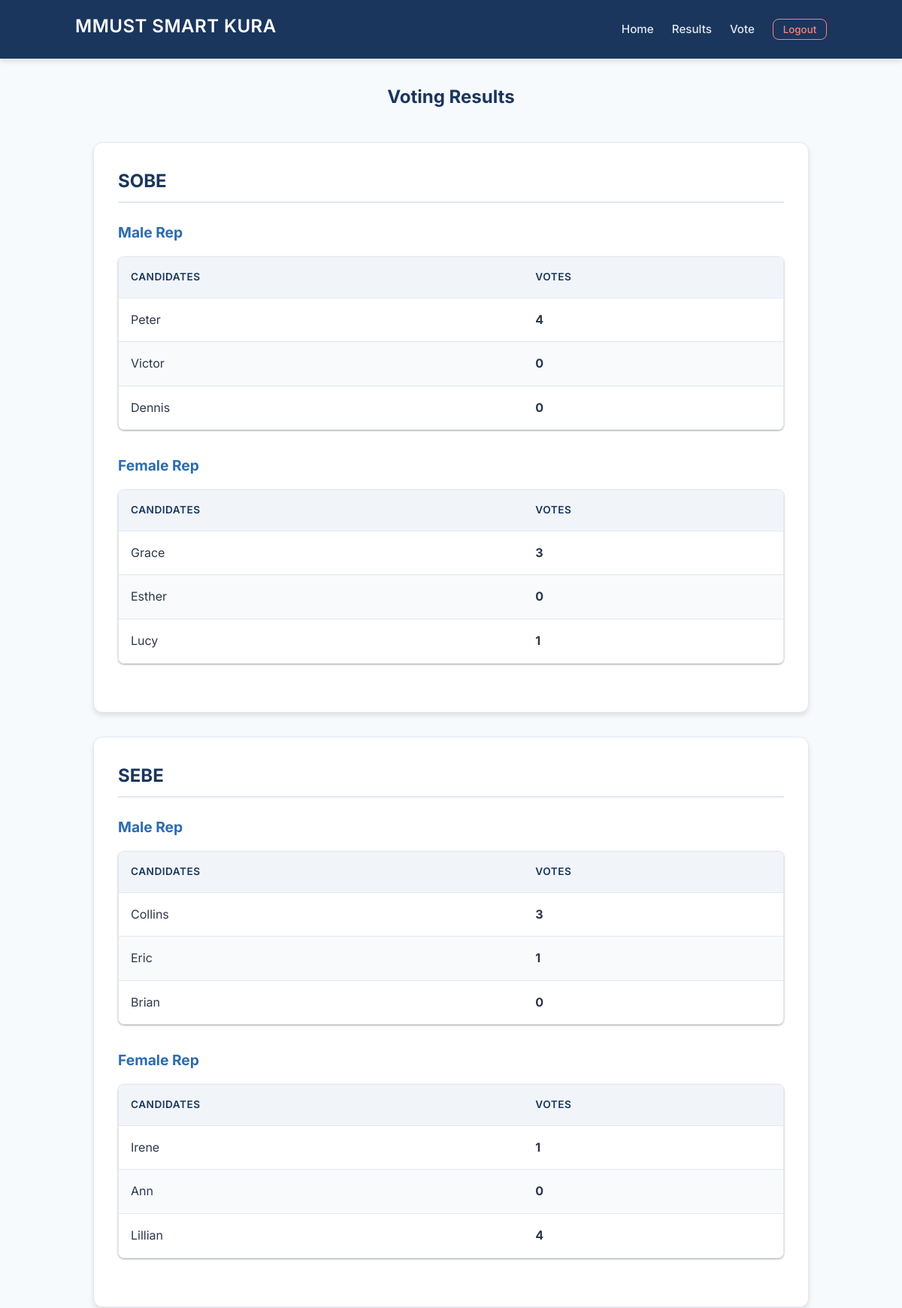
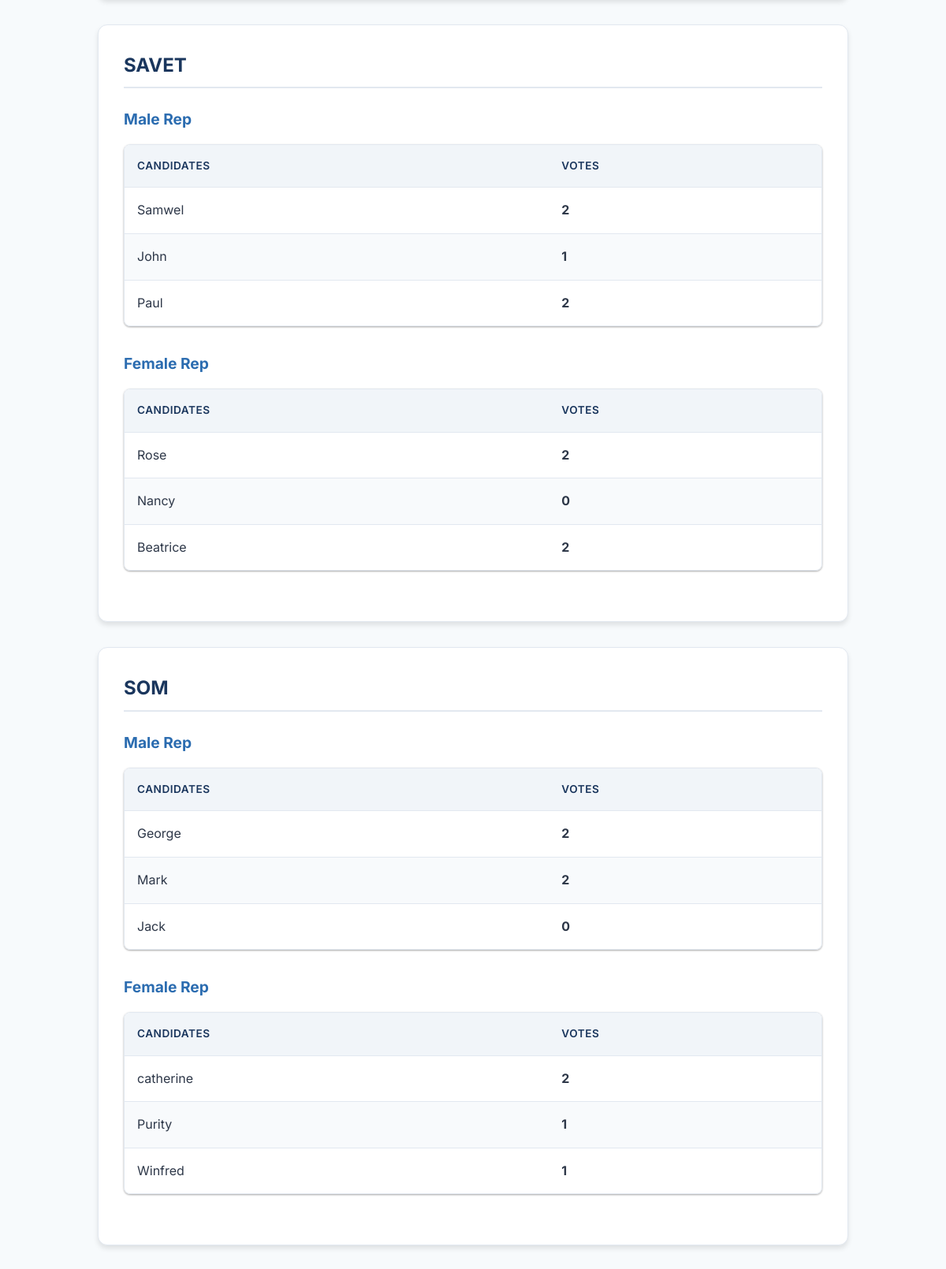
Page /results/ (signed in, upper part) on the committed database (2 pictures, top to bottom).
### Voting/models.py (models this page shows, shortened)
class School(models.Model):
    name = models.CharField(max_length=100)

class Position(models.Model):
    title = models.CharField(max_length=100)
    school = models.ForeignKey(School, on_delete=models.CASCADE, null=True, blank=True)  # Null for general positions
    residency_requirement = models.CharField(max_length=3, choices=RESIDENCY_REQ_CHOICES, default='All')
    gender_requirement = models.CharField(max_length=1, choices=GENDER_ALLOWED_CHOICES, default='B')
    hall = models.ForeignKey(Hall, on_delete=models.CASCADE, null=True, blank=True)

class Candidate(models.Model):
    user = models.ForeignKey(User, on_delete=models.CASCADE)
    position = models.ForeignKey(Position, on_delete=models.CASCADE)
    school = models.ForeignKey(School, on_delete=models.CASCADE)

### Voting/views.py (the view)
# urls.py: path('results/', views.results_view, name='results'),
@login_required
def results_view(request):
    schools = School.objects.all()
    all_results = []
    general_results = []
    hall_results = []
    non_resident_results = []
    all_positions = Position.objects.all()
    for position in all_positions:
        candidates = Candidate.objects.filter(position=position)
        results = [(c, Vote.objects.filter(candidate=c).count()) for c in candidates]
        data = {'position': position, 'results': results}
        if position.hall:
            hall_results.append(data)
        elif position.residency_requirement == 'NR':
            non_resident_results.append(data)
        elif position.school:
            pass # handled below
        else:
            general_results.append(data)
    for school in schools:
        positions = Position.objects.filter(school=school)
        school_data = []
        for position in positions:
            candidates = Candidate.objects.filter(position=position)
            results = [(c, Vote.objects.filter(candidate=c).count()) for c in candidates]
            school_data.append({'position': position, 'results': results})
        all_results.append({'school': school, 'results': school_data})
    return render(request, 'Voting/results.html', {
        'all_results': all_results,
        'general_results': general_results,
        'hall_results': hall_results,
        'non_resident_results': non_resident_results
    })

### Voting/templates/Voting/results.html (shortened to what this page needs)
{% extends 'Voting/base.html' %}
{% block content %}
<h2 style="border-bottom:none; text-align:center; margin-bottom: 2rem;">Voting Results</h2>
{% for school_data in all_results %}
<div class="card">
    <h2>{{ school_data.school.name }}</h2>
    {% for item in school_data.results %}
    <h3>{{ item.position.title }}</h3>
    <table>
        <thead>
            <tr>
                <th>Candidates</th>
                <th>Votes</th>
            </tr>
        </thead>
        <tbody>
            {% for candidate, count in item.results %}
            <tr>
                <td>{{ candidate.user.username }}</td>
                <td><strong>{{ count }}</strong></td>
            </tr>
            {% empty %}
            <tr>
                <td colspan="2" class="text-center" style="color: var(--text-secondary);">No votes recorded for this position.</td>
            </tr>
            {% endfor %}
        </tbody>
    </table>
    {% endfor %}
</div>
{% endfor %}
{% endblock %}

### Voting/templates/Voting/base.html (shortened to what this page needs)
{% load static %}
<!DOCTYPE html>
<html lang="en">
<head>
    <link rel="stylesheet" href="{% static 'Voting/style.css' %}">
</head>
<body>
    <header>
        <div style="max-width: 1000px; margin: 0 auto; display: flex; justify-content: space-between; align-items: center; width: 100%;">
            <h1>MMUST SMART KURA</h1>
            <nav>
                <a href="{% url 'home' %}">Home</a>
                <a href="{% url 'results' %}">Results</a>
                {% if user.is_authenticated %}
                <a href="{% url 'vote' %}">Vote</a>
                <form method="post" action="{% url 'logout' %}" style="display:inline;">
                    <button type="submit">Logout</button>
                </form>
                {% else %}
                <a href="{% url 'login' %}">Login</a>
                <a href="{% url 'signup' %}">Sign Up</a>
                {% endif %}
            </nav>
        </div>
    </header>
    <main>
        {% block content %}{% endblock %}
    </main>
</body>
</html>

### Voting/static/Voting/style.css (style rules this page uses)
:root { --primary-color: #1a365d; --secondary-color: #2b6cb0; --accent-color: #3182ce; --bg-color: #f7fafc; --card-bg: #ffffff; --text-primary: #2d3748; --text-secondary: #718096; --border-color: #e2e8f0; --shadow-sm: 0 1px 3px rgba(0,0,0,0.12), 0 1px 2px rgba(0,0,0,0.24); --shadow-md: 0 4px 6px rgba(0,0,0,0.1); --shadow-lg: 0 10px 15px -3px rgba(0, 0, 0, 0.1), 0 4px 6px -2px rgba(0, 0, 0, 0.05); --radius-md: 8px; --radius-lg: 12px; }
* { margin: 0; padding: 0; box-sizing: border-box; }
body { font-family: 'Inter', sans-serif; background-color: var(--bg-color); color: var(--text-primary); line-height: 1.6; display: flex; flex-direction: column; min-height: 100vh; }
header { background-color: var(--primary-color); color: white; padding: 1rem 2rem; box-shadow: var(--shadow-md); position: sticky; top: 0; z-index: 100; }
header h1 { font-size: 1.5rem; font-weight: 600; margin-bottom: 0.5rem; letter-spacing: 0.5px; }
nav { display: flex; gap: 1.5rem; align-items: center; }
nav a { color: #e2e8f0; text-decoration: none; font-weight: 500; transition: color 0.2s ease, transform 0.2s ease; font-size: 0.95rem; }
nav form button { background: transparent; color: #fc8181; border: 1px solid #fc8181; padding: 0.3rem 0.8rem; border-radius: var(--radius-md); cursor: pointer; font-weight: 500; font-family: inherit; transition: all 0.2s ease; }
main { flex: 1; max-width: 1000px; width: 100%; margin: 2rem auto; padding: 0 1.5rem; }
.card { background-color: var(--card-bg); border-radius: var(--radius-lg); padding: 2rem; margin-bottom: 2rem; box-shadow: var(--shadow-md); border: 1px solid var(--border-color); transition: transform 0.3s ease, box-shadow 0.3s ease; }
h2 { color: var(--primary-color); font-size: 1.5rem; margin-bottom: 1.5rem; border-bottom: 2px solid var(--border-color); padding-bottom: 0.5rem; }
h3 { color: var(--secondary-color); font-size: 1.2rem; margin-bottom: 1rem; margin-top: 1.5rem; }
table { width: 100%; border-collapse: separate; border-spacing: 0; margin-bottom: 2rem; border-radius: var(--radius-md); overflow: hidden; box-shadow: var(--shadow-sm); border: 1px solid var(--border-color); }
th, td { padding: 1rem; text-align: left; border-bottom: 1px solid var(--border-color); }
th { background-color: #f1f5f9; color: var(--primary-color); font-weight: 600; text-transform: uppercase; font-size: 0.85rem; letter-spacing: 0.5px; }
tr:last-child td { border-bottom: none; }
tr:nth-child(even) { background-color: #f8fafc; }

### rows in the picture
School: school.name "SOBE"
Position: position "Male Rep"
Candidate: user.username "Peter", count "4"
Candidate: user.username "Victor", count "0"
Candidate: user.username "Dennis", count "0"
Position: position "Female Rep"
Candidate: user.username "Grace", count "3"
Candidate: user.username "Esther", count "0"
Candidate: user.username "Lucy", count "1"
School: school.name "SEBE"
Position: position "Male Rep"
Candidate: user.username "Collins", school "3"
Candidate: user.username "Eric", count "1"
Candidate: user.username "Brian", count "0"
Position: position "Female Rep"
Candidate: user.username "Irene", count "1"
Candidate: user.username "Ann", count "0"
Candidate: user.username "Lillian", count "4"
School: school.name "SAVET"
Position: position "Male Rep"
Candidate: user.username "Samwel", count "2"
Candidate: user.username "John", count "1"
Candidate: user.username "Paul", count "2"
Position: position "Female Rep"
Candidate: user.username "Rose", count "2"
Candidate: user.username "Nancy", count "0"
Candidate: user.username "Beatrice", count "2"
School: school.name "SOM"
Position: position "Male Rep"
Candidate: user.username "George", count "2"
Candidate: user.username "Mark", count "2"
Candidate: user.username "Jack", count "0"
Position: position "Female Rep"
Candidate: user.username "catherine", count "2"
Candidate: user.username "Purity", count "1"
Candidate: user.username "Winfred", count "1"
